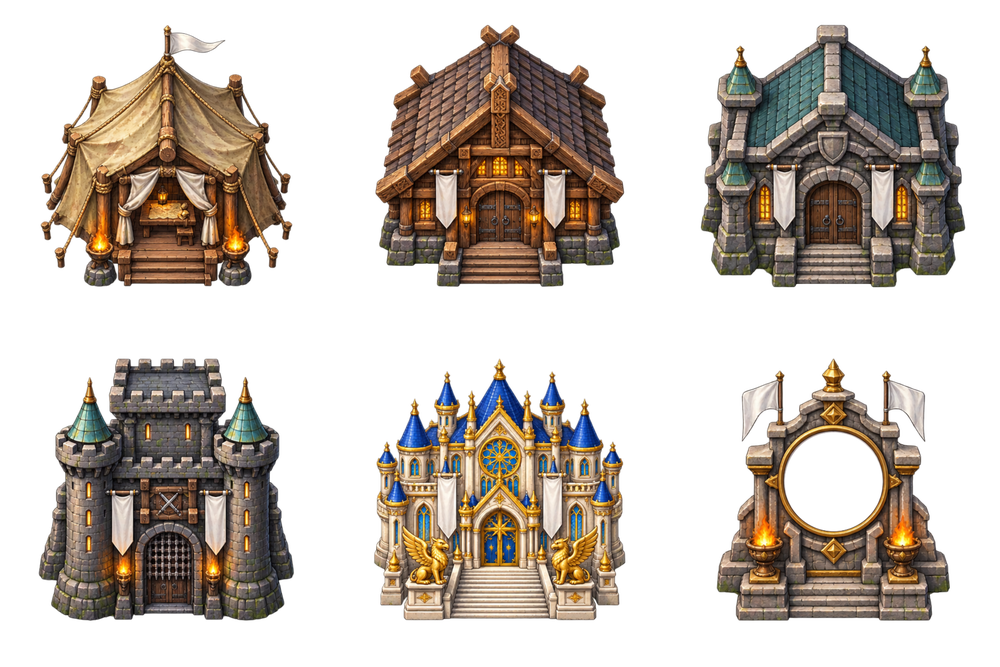
#> input picture dev/art/chatgpt_job/guild_house/src/gh_01_halls.png, 1000 x 667 px, shrunk from 1536 x 1024 before the run
$ python seam.py ../src/gh_01_halls.png
#> lines starting #> are read from the running program, lines starting #| are printed output that depends on the picture
import sys,numpy as np
from PIL import Image
for f in sys.argv[1:]:
    im=Image.open(f);a=np.asarray(im.convert('RGB')).astype(float)
#> further down, im is the input picture: PIL image 1000x667 RGBA; mean R, G, B, A 55.1, 46.2, 38, 109
#> after `a = np.asarray(im.convert('RGB')).astype(float)`:
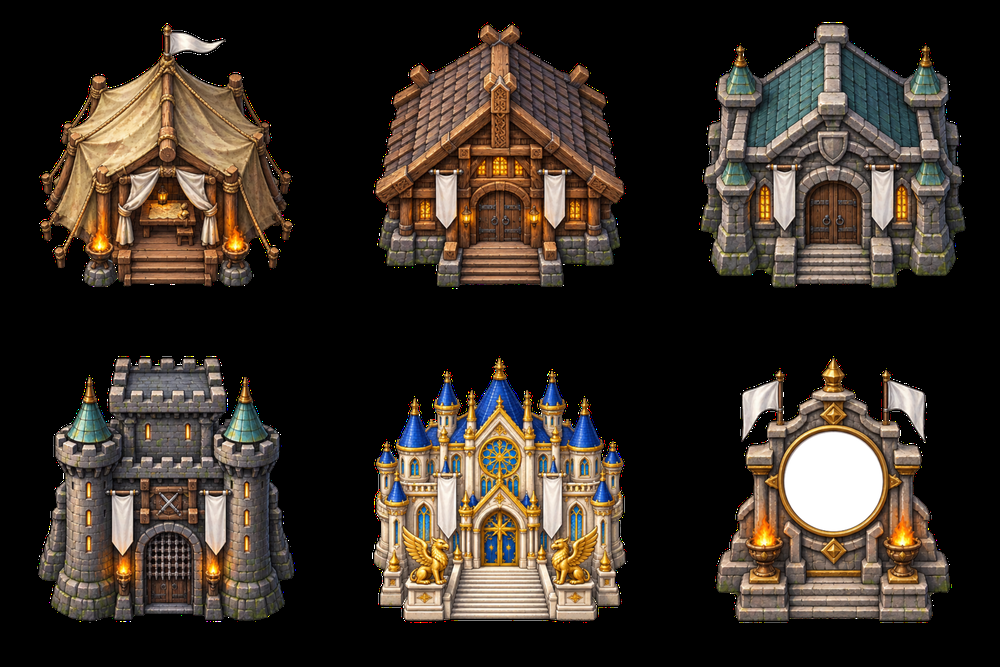
#> a: shape (667, 1000, 3) float64; mean R, G, B 55.1, 46.2, 38
    h,w,_=a.shape
#> h = 667; w = 1000
    dx=np.abs(np.diff(a,axis=1)).mean(); dy=np.abs(np.diff(a,axis=0)).mean()
#> after `dx = np.abs(np.diff(a, axis=1)).mean()`: dx = 8.78
#> after `dy = np.abs(np.diff(a, axis=0)).mean()`: dy = 8.38
    sx=np.abs(a[:,0]-a[:,-1]).mean(); sy=np.abs(a[0]-a[-1]).mean()
#> after `sx = np.abs(a[:, 0] - a[:, -1]).mean()`: sx = 0
#> after `sy = np.abs(a[0] - a[-1]).mean()`: sy = 0
    # also check duplicated edge
    print(f.split('/')[-1],im.size,im.mode,'interiorX %.1f seamX %.1f | interiorY %.1f seamY %.1f'%(dx,sx,dy,sy),'mean',a.mean((0,1)).round(0),'std %.1f'%a.mean(2).std())
#| gh_01_halls.png (1000, 667) RGBA interiorX 8.8 seamX 0.0 | interiorY 8.4 seamY 0.0 mean [55. 46. 38.] std 65.0

$ run again, on dev/art/chatgpt_job/guild_house/src/gh_03_walls_horizontal.png
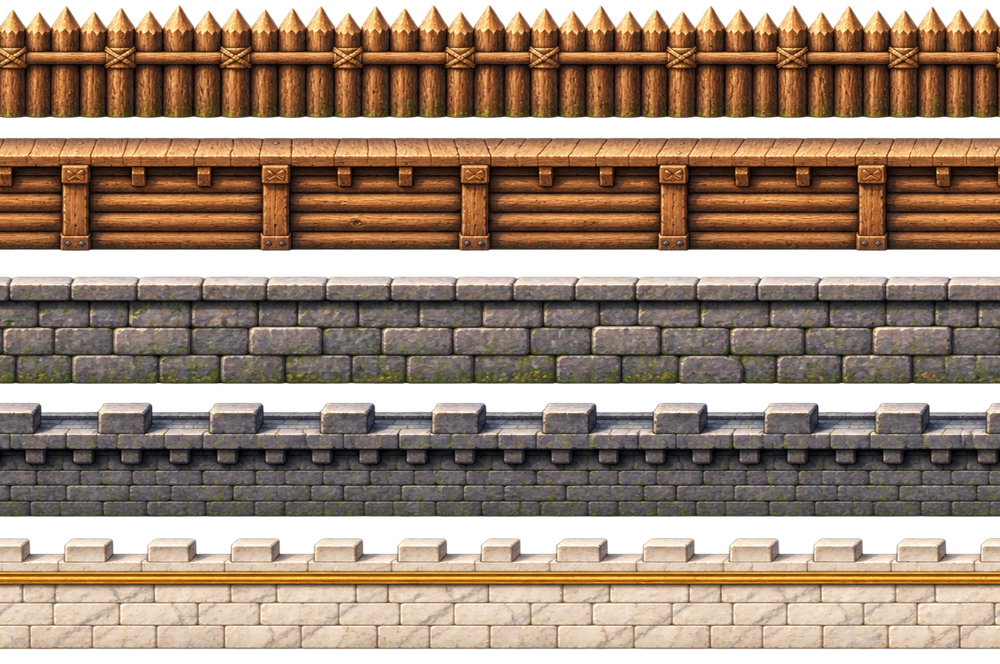
#> input picture dev/art/chatgpt_job/guild_house/src/gh_03_walls_horizontal.png, 1000 x 664 px, shrunk from 1536 x 1020 before the run
#> im is the input picture: PIL image 1000x664 RGBA; mean R, G, B, A 111, 89.4, 71.8, 202.9
#> `a = np.asarray(im.convert('RGB')).astype(float)`:
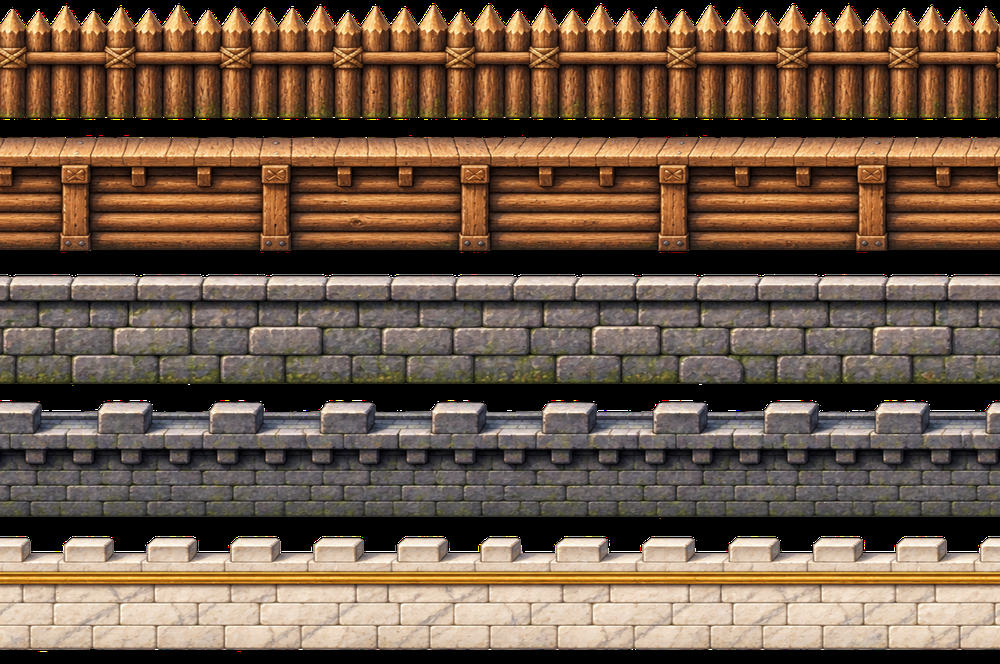
#> a: shape (664, 1000, 3) float64; mean R, G, B 111, 89.4, 71.8
#> dx = 7.63
#> dy = 14.41
#> sx = 2.86
#> sy = 0
#| gh_03_walls_horizontal.png (1000, 664) RGBA interiorX 7.6 seamX 2.9 | interiorY 14.4 seamY 0.0 mean [111.  89.  72.] std 67.3

$ run again, on dev/art/chatgpt_job/guild_house/src/gh_04_walls_vertical.png
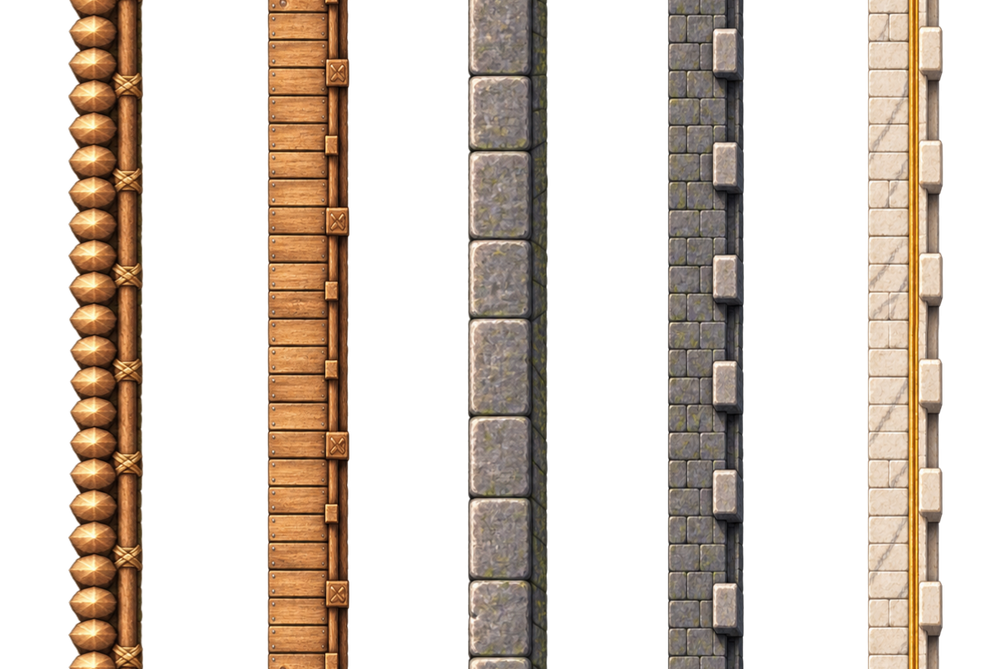
#> input picture dev/art/chatgpt_job/guild_house/src/gh_04_walls_vertical.png, 1000 x 669 px, shrunk from 1530 x 1024 before the run
#> im is the input picture: PIL image 1000x669 RGBA; mean R, G, B, A 58.3, 47, 37.2, 95.1
#> `a = np.asarray(im.convert('RGB')).astype(float)`:
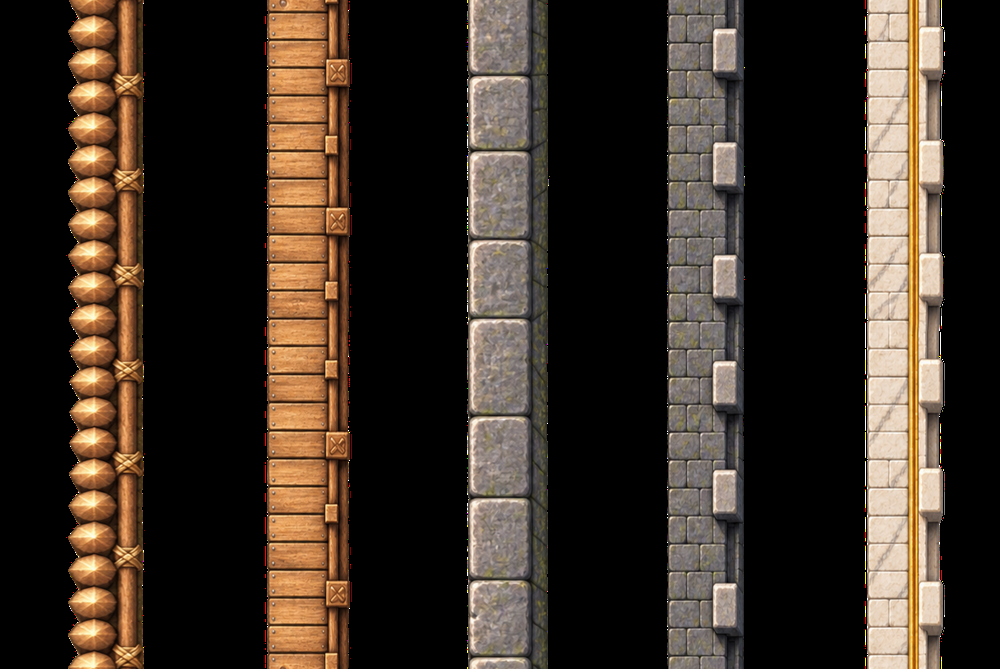
#> a: shape (669, 1000, 3) float64; mean R, G, B 58.3, 47, 37.2
#> dx = 5.89
#> dy = 4.26
#> sx = 0
#> sy = 1.28
#| gh_04_walls_vertical.png (1000, 669) RGBA interiorX 5.9 seamX 0.0 | interiorY 4.3 seamY 1.3 mean [58. 47. 37.] std 68.6

$ run again, on dev/art/chatgpt_job/guild_house/src/gh_05_facilities.png
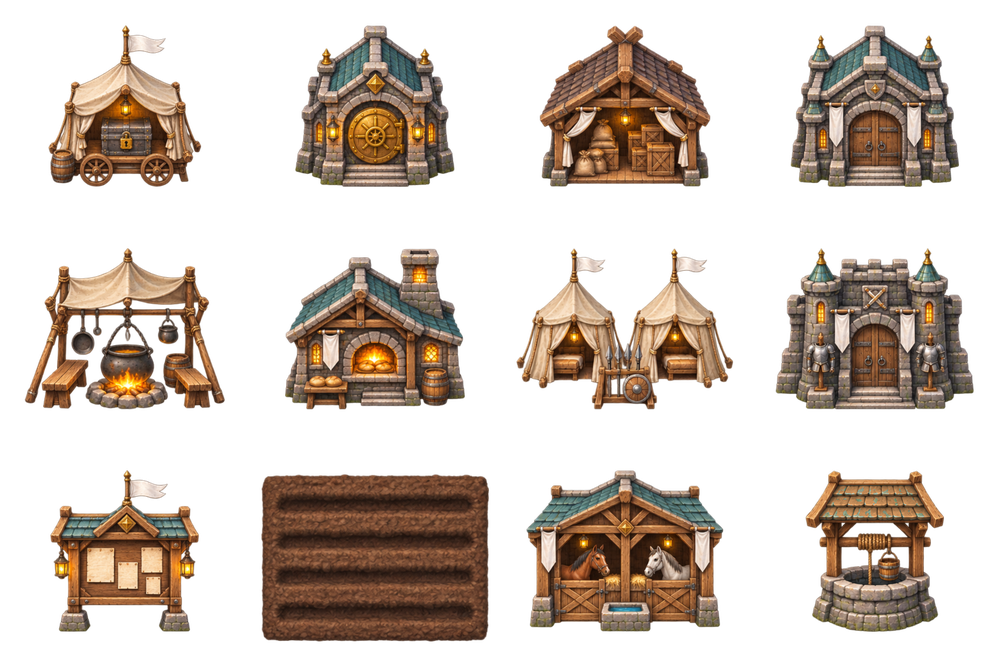
#> input picture dev/art/chatgpt_job/guild_house/src/gh_05_facilities.png, 1000 x 667 px, shrunk from 1536 x 1024 before the run
#> im is the input picture: PIL image 1000x667 RGBA; mean R, G, B, A 49.9, 37.8, 28.2, 93.1
#> `a = np.asarray(im.convert('RGB')).astype(float)`:
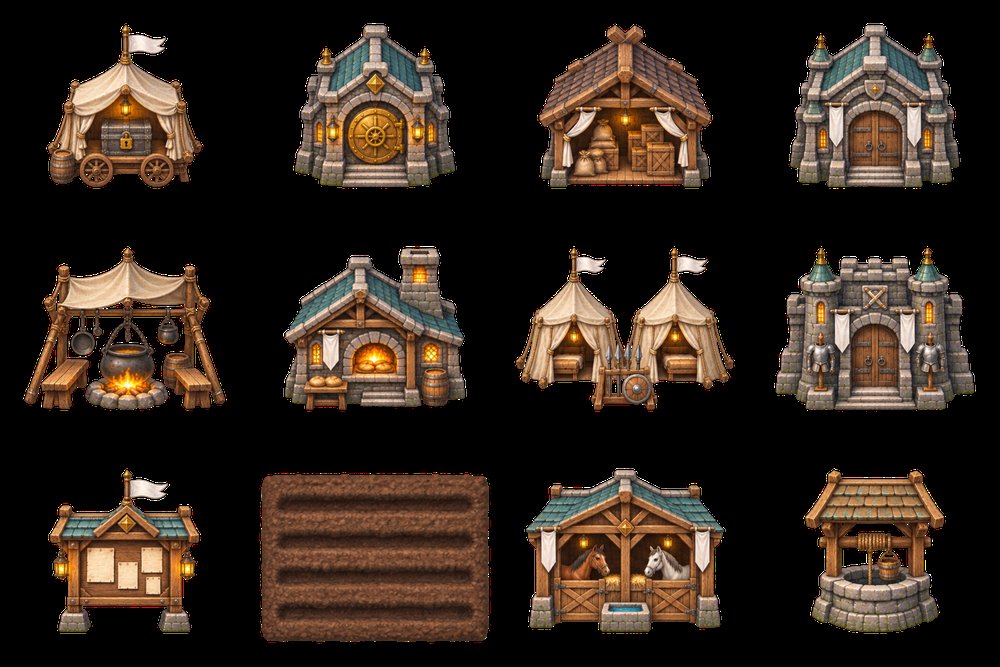
#> a: shape (667, 1000, 3) float64; mean R, G, B 49.9, 37.8, 28.2
#> dx = 7.3
#> dy = 7.86
#> sx = 0
#| gh_05_facilities.png (1000, 667) RGBA interiorX 7.3 seamX 0.0 | interiorY 7.9 seamY 0.0 mean [50. 38. 28.] std 57.2
